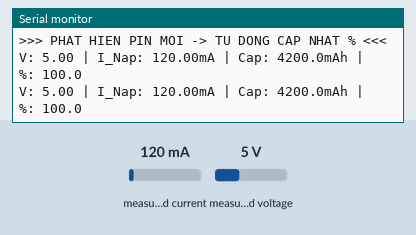
Simulated run of this sketch. Board: Arduino Uno, built with avr-gcc and run on an emulated ATmega328P. Parts: the last lines printed to the serial monitor. The test bench sets the inputs (shaded band); at power-on: measured current 120 mA, measured voltage 5 V.

Above: at 1.2 s.
1.3 s: measured current set to 40 mA
At 2.6 s:
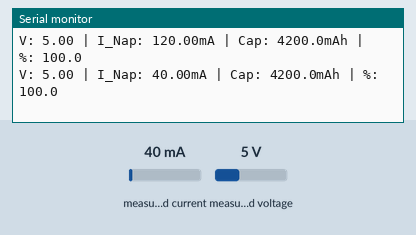
2.8 s: measured voltage set to 0.3 V
At 3.9 s:
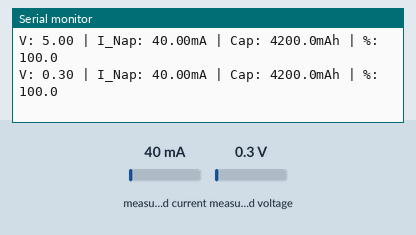
4.3 s: measured current set to 500 mA
At 5.9 s:
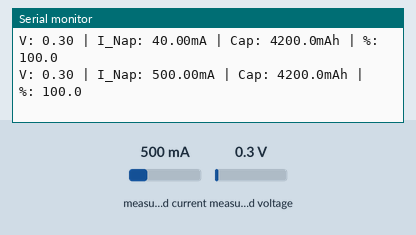
Timing chart, 0 to 7.4 s (numbered marks = the images above; inputs shaded):
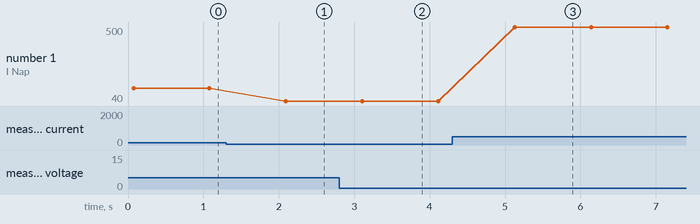

Measured:
- after the input at 1.3 s, the serial monitor: prints a new line after 0.79 s (image 1)
- after the input at 2.8 s, the serial monitor: prints a new line after 0.30 s (image 2)
- after the input at 4.3 s, the serial monitor: prints a new line after 0.83 s (image 3)
- plotted number 1: 120 → 40 after the input at 1.3 s, 40 → 500 after the input at 4.3 s

The sketch:

COULOMB_COUNTING.ino
```cpp
#include <Wire.h>
#include <Adafruit_INA219.h>
#include <EEPROM.h>
#include <SoftwareSerial.h>
SoftwareSerial espSerial(2, 3);

Adafruit_INA219 ina219;

// --- CẤU HÌNH ---
const float BATTERY_CAPACITY_MAH = 4200.0;
const int EEPROM_ADDR = 0;
const float Voltage_MAX = 4.2;
const float Voltage_MIN = 3.0;

float current_capacity = 0.0;
unsigned long last_time = 0;
unsigned long save_timer = 0;

// Hàm ước lượng % theo Vôn
float estimateCapacityByVoltage(float v) {
  float p = 0.0;
  if (v <= Voltage_MIN) p = 0;
  else if (v >= Voltage_MAX) p = 100;
  else p = (v - Voltage_MIN)/(Voltage_MAX - Voltage_MIN) * 100;
  return p;
}

void setup() {
  Serial.begin(9600);
  espSerial.begin(9600);

  while (!Serial) { delay(10); }

  if (!ina219.begin()) {
    Serial.println("Loi: Khong tim thay INA219");
    while (1) {}
  }

  // EEPROM.get(EEPROM_ADDR, current_capacity);
  float voltage = ina219.getBusVoltage_V();

  if (isnan(current_capacity) || current_capacity < 0 || current_capacity > BATTERY_CAPACITY_MAH) {
      current_capacity = estimateCapacityByVoltage(voltage)/ 100.0 * BATTERY_CAPACITY_MAH;
  }

  Serial.println("--- COULOMB COUNTING ---");
  last_time = millis();
}

void loop() {
  unsigned long current_time = millis();
  float dt_hours = (current_time - last_time) / 3600000.0;
  last_time = current_time;

  float current_mA = ina219.getCurrent_mA();
  float bus_voltage = ina219.getBusVoltage_V();

  if (current_capacity < 10.0 && bus_voltage > 3.5) {
      current_capacity = estimateCapacityByVoltage(bus_voltage)/ 100.0 * BATTERY_CAPACITY_MAH;
      Serial.println(">>> PHAT HIEN PIN MOI -> TU DONG CAP NHAT % <<<");
  }

  // --- COULOMB COUNTING ---
  if (current_mA > 2.0) {
      float charged_mAh = current_mA * dt_hours;
      current_capacity += charged_mAh;
  }

  if (current_capacity > BATTERY_CAPACITY_MAH) current_capacity = BATTERY_CAPACITY_MAH;

  // if (bus_voltage > 4.18 && current_mA > 0) {
  //      if (current_capacity < BATTERY_CAPACITY_MAH * 0.98) {
  //          current_capacity = BATTERY_CAPACITY_MAH;
  //          Serial.println(">>> FULL SYNC <<<");
  //      }
  // }

  // if (millis() - save_timer > 60000) {
  //     EEPROM.put(EEPROM_ADDR, current_capacity);
  //     save_timer = millis();
  // }

  // Tính toán hiển thị
  float percent = 0.0;
  if(current_capacity <= 0 && current_mA <= 0){
    percent = estimateCapacityByVoltage(bus_voltage);
  }
  else{
    percent = (current_capacity / BATTERY_CAPACITY_MAH) * 100.0;
  }


  Serial.print("V: "); Serial.print(bus_voltage);
  Serial.print(" | I_Nap: "); Serial.print(current_mA); Serial.print("mA");
  Serial.print(" | Cap: "); Serial.print(current_capacity, 1);
  Serial.print("mAh | %: "); Serial.println(percent, 1);

  espSerial.println(percent, 1);

  delay(1000);
}
```
